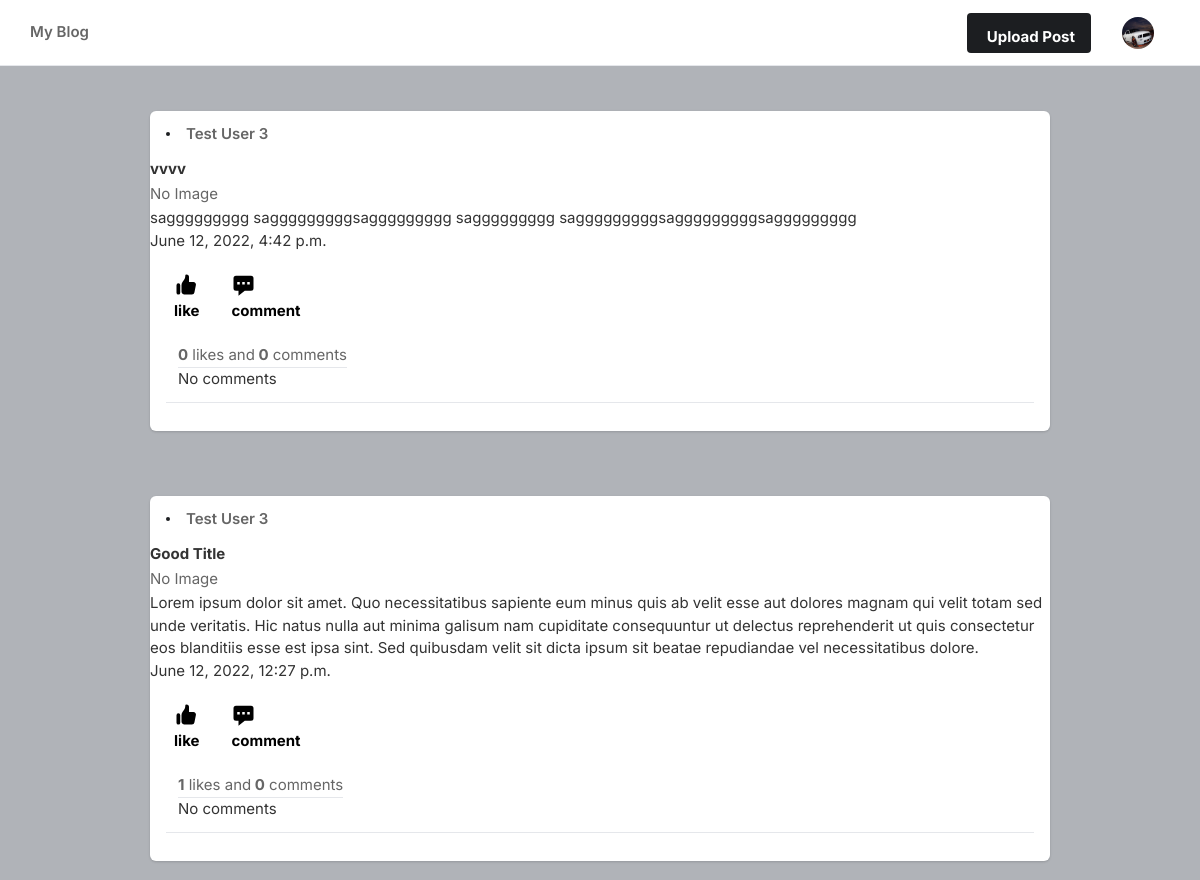
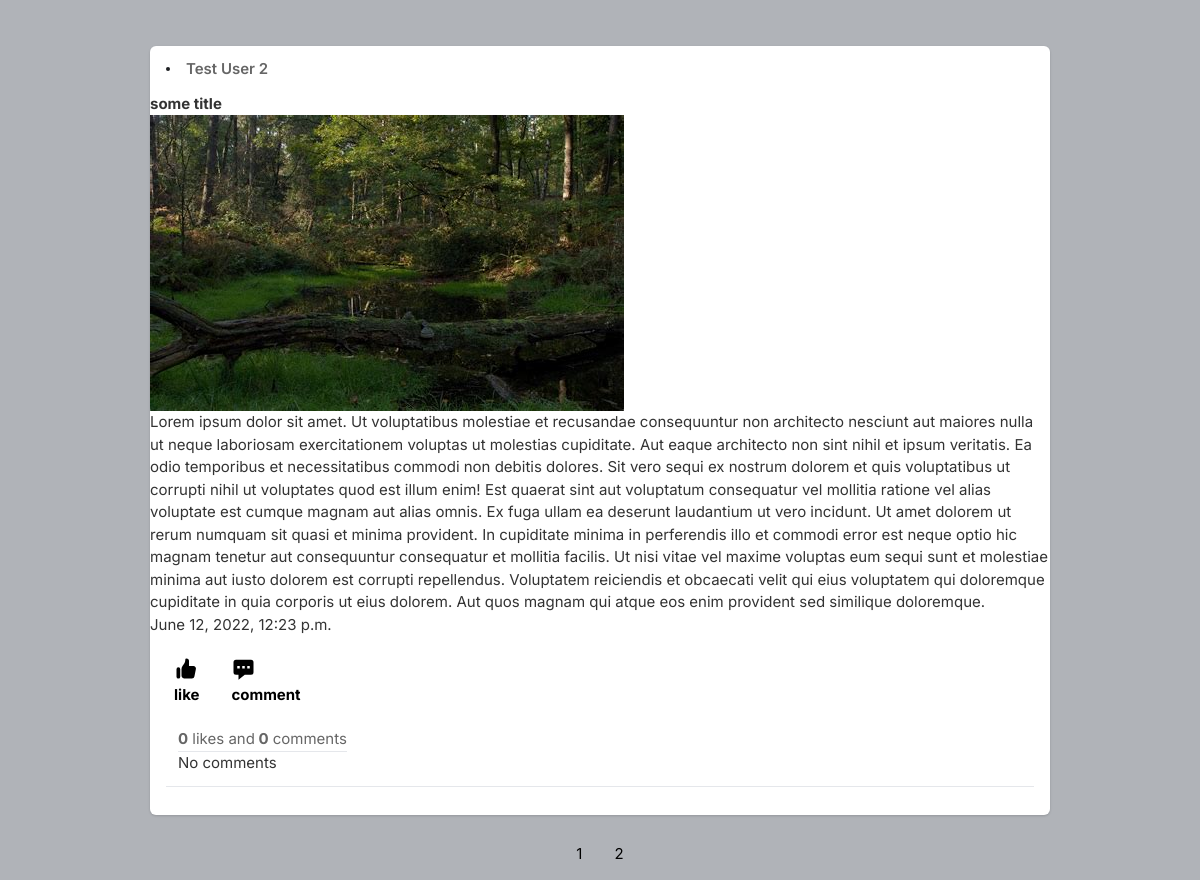
The page /main/ (signed in) on the database its author committed (2 pictures, top to bottom).
### mainapp/models.py (models this page shows, shortened)
class Profile(models.Model):
    firstname = models.CharField(max_length=255)
    lastname = models.CharField(max_length=255)
    profile_picture = models.ImageField(upload_to='images',
                                        validators=[validate_file_size],
                                        null=True, blank=True)
    location = models.CharField(
        max_length=255, default='-', null=True, blank=True)
    bio = models.CharField(max_length=255, default='-', null=True, blank=True)
    user = models.ForeignKey(user, on_delete=models.CASCADE)

class Post(models.Model):
    title = models.CharField(max_length=255)
    text = models.TextField()
    image = models.ImageField(upload_to='images',
                              validators=[validate_file_size],
                              null=True, blank=True)
    created_at = models.DateTimeField(auto_now_add=True)
    number_of_likes = models.IntegerField(default=0, null=True, blank=True)
    author = models.ForeignKey(
        user, on_delete=models.CASCADE)

### mainapp/views.py (the view)
# urls.py: path('main/', MainView.as_view(), name='main'),
class MainView(LoginRequiredMixin, ListView):
    template_name = 'main.html'
    login_url = '/login/'
    queryset = Post.objects.all()
    context_object_name = 'posts'
    paginate_by = 3
    ordering = ['-created_at']
    def get_context_data(self, **kwargs):
        context = super().get_context_data(**kwargs)
        context['user_image'] = Profile.objects.get(user=self.request.user)
        return context

### templates/main.html (shortened to what this page needs)
{% load static %}
<!DOCTYPE html>
<html lang="en">
<head>
    <link rel="stylesheet" href="{% static 'assets/css/icons.css' %}">
    <link rel="stylesheet" href="{% static 'assets/css/uikit.css' %}">
    <link rel="stylesheet" href="{% static 'assets/css/style.css' %}">
    <link rel="stylesheet" href="{% static 'assets/css/tailwind.css' %}">
</head>
<body>
            <header>
                <div class="header_inner">
                    <div class="left-side">
                         <div class="header_search">
                             <span class="block capitalize font-semibold ">My Blog</span>
                            <div class="icon-search">
                            </div>
                        </div>
                    </div>
                    <div class="right-side lg:pr-4">
                        <a href="/create_post/"
                            class="bg-pink-500 flex font-bold hidden hover:bg-pink-600 hover:text-white inline-block items-center lg:block max-h-10 mr-4 px-4 py-2 rounded shado text-white">
                              Upload Post
                    </a>
                        {% if user_image.profile_picture %}
                        <img
                          src="{{user_image.profile_picture.url}}"
                          class="header-avatar"
                          alt="">
                        {% else %}
                        <img
                          src="{% static 'images/blank-profile-picture.png' %}"
                          class="header-avatar"
                          alt="">
                        {% endif %}
                    </div>
                </div>
            </header>
            {% for p in posts %}
            <div class="container m-auto">
                    <div class="space-y-5 flex-shrink-5 lg:w-7/20">
                        <div class="bg-white shadow rounded-md  -mx-2 lg:mx-0">
                            <div class="flex justify-between items-center px-4 py-3">
                                <div class="flex flex-1 items-center space-x-4">
                                        <div class="bg-gradient-to-tr from-yellow-600 to-pink-600 p-0.5 rounded-full">
                                        </div>
                                    <a href="/profile?user_pk={{p.author.pk}}"
                                    <span class="block capitalize font-semibold "> {{p.author}} </span>
                                </a>
                                </div>
                            </div>
                            <div uk-lightbox>
                                <h2><strong>{{p.title}}</strong></h2>
                                {% if p.image %}
                                <img src="{{p.image.url}}"></img>
                                {% else %}
                                <p>No Image</p>
                                {% endif %}
                                <h1>{{p.text}}</h1>
                                <h1>{{p.created_at}}</h1>
                            </div>
                            <div class="py-3 px-4 space-y-3">
                                <div class="flex space-x-4 lg:font-bold">
                                    <a href="/like_post?post_id={{p.pk}}" class="flex items-center space-x-2">
                                        <div class="p-2 rounded-full text-black">
                                            <p>like</p>
                                        </div>
                                    </a>
                                    <a href="/comment/?post_id={{p.pk}}" class="flex items-center space-x-2">
                                        <div class="p-2 rounded-full text-black">
                                            <svg xmlns="http://www.w3.org/2000/svg" viewBox="0 0 20 20" fill="currentColor" width="25" height="25" class="">
                                                <path fill-rule="evenodd" d="M18 5v8a2 2 0 01-2 2h-5l-5 4v-4H4a2 2 0 01-2-2V5a2 2 0 012-2h12a2 2 0 012 2zM7 8H5v2h2V8zm2 0h2v2H9V8zm6 0h-2v2h2V8z" clip-rule="evenodd" />
                                            </svg>
                                            <p>comment</p>
                                        </div>
                                    </a>
                                </div>
                                <div class="flex items-center space-x-3">
                                    <div class="">
                                         <strong>{{p.number_of_likes}}</strong> likes and<strong>
                                             {{p.comments.count}}</strong> comments
                                             <hr>
                                             {% if not p.comments.all %}
                                             <h2>No comments</h2>
                                             {% endif %}
                                            </div>
                                        </div>
                                        <div class="border-t pt-4 space-y-4 ">
                                        </div>
                                    </div>
                                </div>
                                {% endfor %}
                <div class="center">
                    <div class="pagination">
                        <ul>
                            {% for p in paginator.page_range %}
                            <a href="?page={{ p }}">{{ p }}</a>
                            {% endfor %}
                        </ul>
                    </div>
                </div>
</body>
</html>

### static/assets/css/style.css (style rules this page uses)
body { background-color: #B0B3B8!important; }
::placeholder { color: #808080; opacity: 1; }
a { color: #be185d; -webkit-transition: 0.3s; transition: 0.3s; outline: none !important; }
img { max-width: 100%; }
body { color: #666; font-size: 15px; line-height: 27px; background-color: #f0f2f5; font-family: "Inter", sans-serif; text-transform: none; }
body p { font-size: 15px; line-height: 27px; }
h1, h2, h3, h4, h5, h6 { font-family: "Inter", sans-serif; text-transform: none; }
h1, h2, h3, h4, h5, h6 { color: #333; font-weight: 500; margin: 0; padding: 0; }
h1 { font-size: 32px; }
h2 { font-size: 26px; }
b, strong { font-weight: 700 !important; }
@media (min-width: 1024px) { .container { max-width: 900px !important; padding-top: 45px; } }
header { background-color: #fff; left: 0; right: 0; top: 0; z-index: 99; height: 66px; display: -webkit-box; display: -ms-flexbox; display: flex; -webkit-box-align: center; -ms-flex-align: center; align-items: center; border-bottom: 1px solid #e5e7eb; }
header .header_inner { display: -webkit-box; display: -ms-flexbox; display: flex; -webkit-box-align: center; -ms-flex-align: center; align-items: center; max-width: 1090px; margin: auto; width: 100%; max-width: 100% !important; padding: 0 30px; }
header .header_inner .left-side { display: -webkit-box; display: -ms-flexbox; display: flex; -webkit-box-align: center; -ms-flex-align: center; align-items: center; }
header .header_inner .left-side .header_search { position: relative; }
header .header_inner .left-side .header_search .icon-search { width: 2.5rem; position: absolute; top: 0; left: 0; margin-left: -.75rem; height: 100%; display: -webkit-box; display: -ms-flexbox; display: flex; -webkit-box-pack: center; -ms-flex-pack: center; justify-content: center; -webkit-box-align: center; -ms-flex-align: center; align-items: center; }
header .header_inner .right-side { display: -webkit-box; display: -ms-flexbox; display: flex; -webkit-box-align: center; -ms-flex-align: center; align-items: center; -webkit-box-pack: end; -ms-flex-pack: end; justify-content: flex-end; margin-left: auto; }
header .header_inner .right-side .header-avatar { width: 32px; height: 32px; border-radius: 100%; margin-left: 15px; }

### templates/main.html (style rules this page uses)
.center { text-align: center; }
.pagination { display: inline-block; }
.pagination a { color: black; float: left; padding: 8px 16px; text-decoration: none; transition: background-color .3s; }

### rows shown on the page
Profile: profile_picture (picture)
Post: author "Test User 3", title "vvvv", image "No Image", text "saggggggggg sagggggggggsaggggggggg saggggggggg sagggggggggsagggggggggsaggggggggg", created_at "June 12, 2022, 4:42 p.m.", number_of_likes "0", comments.count "0", shows "No comments"
Post: author "Test User 3", title "Good Title", image "No Image", text "Lorem ipsum dolor sit amet. Quo necessitatibus sapiente eum minus quis ab velit esse aut dolores magnam qui velit totam sed unde veritatis. Hic natus nulla aut minima galisum nam cupiditate consequuntur ut delectus reprehenderit ut quis consectetur eos blanditiis esse est ipsa sint. Sed quibusdam velit sit dicta ipsum sit beatae repudiandae vel necessitatibus dolore.", created_at "June 12, 2022, 12:27 p.m.", number_of_likes "1", comments.count "0", shows "No comments"
Post: author "Test User 2", title "some title", image (picture), text "Lorem ipsum dolor sit amet. Ut voluptatibus molestiae et recusandae consequuntur non architecto nesciunt aut maiores nulla ut neque laboriosam exercitationem voluptas ut molestias cupiditate. Aut eaque architecto non sint nihil et ipsum veritatis. Ea odio temporibus et necessitatibus commodi non debitis dolores. Sit vero sequi ex nostrum dolorem et quis voluptatibus ut corrupti nihil ut voluptates quod est illum enim! Est quaerat sint aut voluptatum consequatur vel mollitia ratione vel alias voluptate est cumque magnam aut alias omnis. Ex fuga ullam ea deserunt laudantium ut vero incidunt. Ut amet dolorem ut rerum numquam sit quasi et minima provident. In cupiditate minima in perferendis…", created_at "June 12, 2022, 12:23 p.m.", number_of_likes "0", comments.count "0", shows "No comments"

### other values the page prints
{{ p }} "1" "2"
